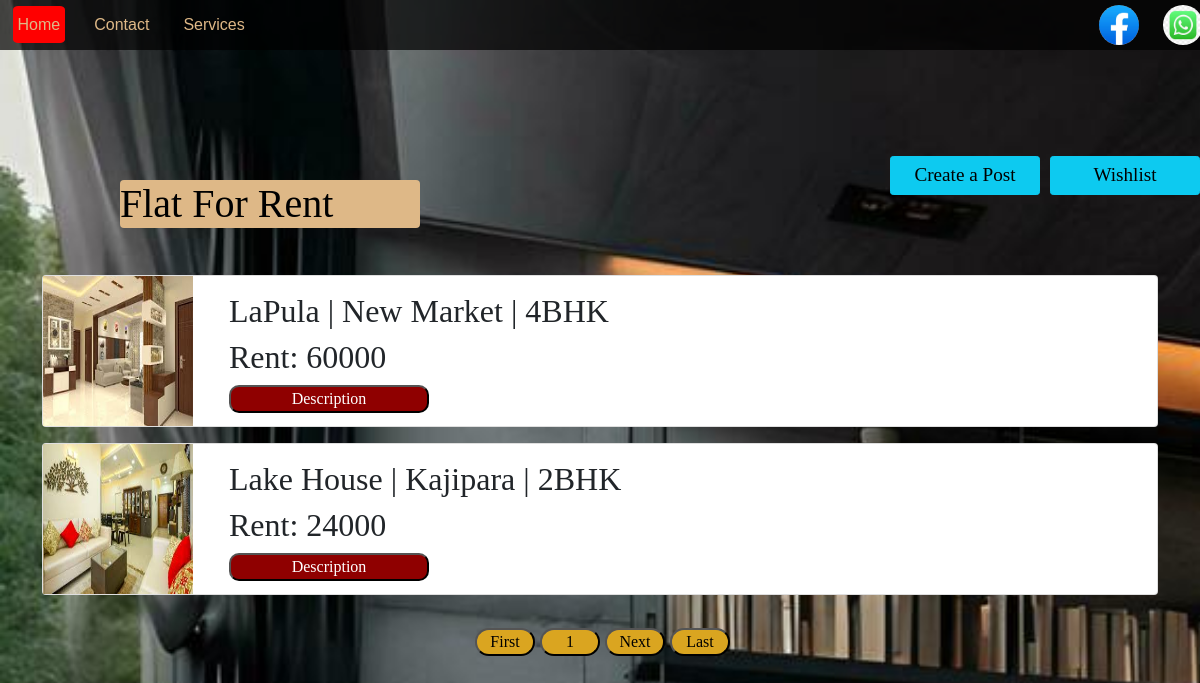
Page /php/home.php (signed in) on the earlier database version.
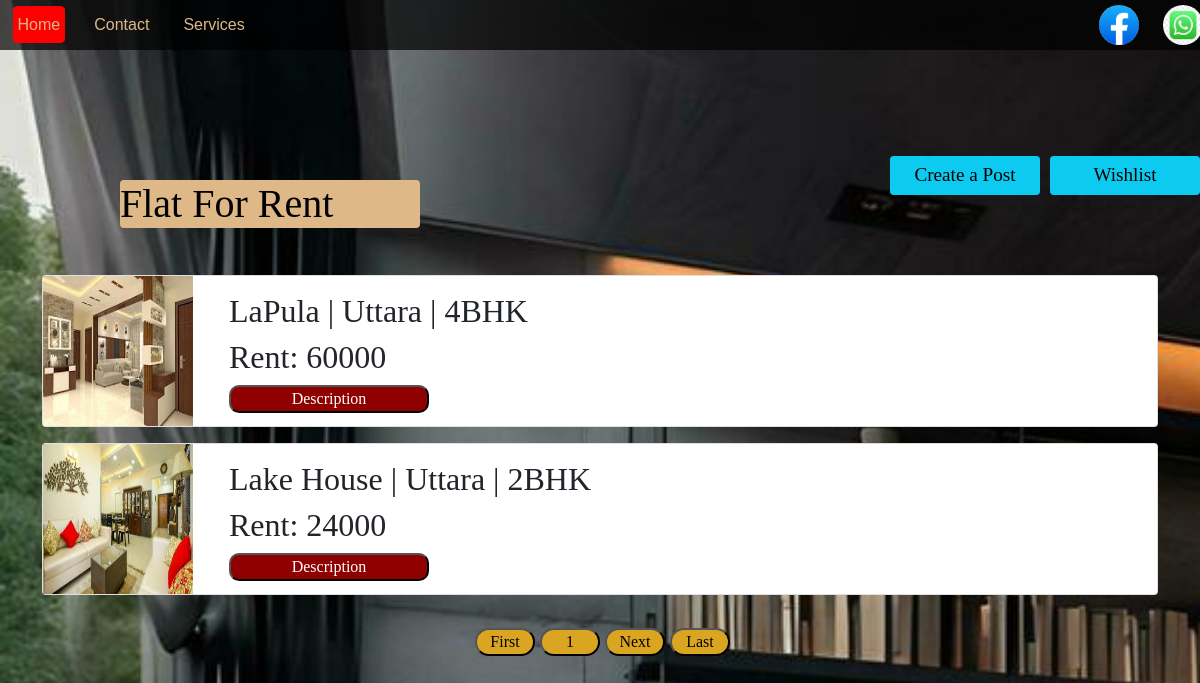
Same page on the later database version.
### tables this page shows
CREATE TABLE `flat` (
  `flat_id` int(11) NOT NULL,
  `owner_id` int(11) DEFAULT NULL,
  `name` varchar(255) DEFAULT NULL,
  `category` varchar(255) NOT NULL,
  `area` varchar(255) DEFAULT NULL,
  `size` varchar(255) DEFAULT NULL,
  `BHK` varchar(255) DEFAULT NULL,
  `address` varchar(255) DEFAULT NULL,
  `price` varchar(255) DEFAULT NULL,
  `image` varchar(255) DEFAULT NULL,
  `status` tinyint(1) DEFAULT NULL
);

### php/adds.php (called while the page is built, shortened)
<?php
require_once "database.php";
$start= 0;
$end= 2;
$query1= "SELECT * FROM flat";
$data = mysqli_query($con,$query1);
$num_of_rows= mysqli_num_rows($data);
$pages = ceil($num_of_rows / $end);
$sql="SELECT * FROM flat  LIMIT  $start,$end";
$all= mysqli_query($con,$sql);
?>

### php/home.php (the view, shortened to what this page needs)
<?php
require_once "database.php";
include "adds.php";
?>
<!DOCTYPE html>
<html>
<head>
    <link href="https://cdn.jsdelivr.net/npm/bootstrap@5.0.2/dist/css/bootstrap.min.css" rel="stylesheet">
    <link rel="stylesheet" type="text/css" href="../css/style.css">
    <link rel="stylesheet" type="text/css" href="../css/header.css">
    <link rel="stylesheet" type="text/css" href="../css/footer.css">
</head>
<body id="<?= $nr ?>">
<?php include "header.php"?>
<main>
<div>
<h1 class="ads">Flat For Rent</h1>
<div class="post">
    <a href='post.php' class='btn btn-info btn-sm'>Create a Post</a>
    <a href='carts.php' class='btn btn-info btn-sm'>Wishlist</a>
 </div>
<?php
    include "message.php";
?>
<div class="container py-5">
    <div class="row mt-4">
<?php
while($row = mysqli_fetch_assoc($all))
{
?>
      <div class="row-mb-3 mt-2">
          <div class="card mb-2">
              <img src="../image/<?= $row["image"]?>" width="150px" height="150px" alt="">
              <div class="card-body">
            <div class="info">
             <h2 class="title"><?= $row["name"]; ?> |</h2>
             <h2 class="title"><?= $row["area"]; ?> |</h2>
             <h2 class="title"><?= $row["BHK"]; ?></h2>
            </div>
             <h2 class="Email">Rent: <?= $row["price"]; ?></h2>
             <a href="description.php?id=<?= $row["flat_id"]; ?>"><button>Description</button></a>
            </div>
         </div>
      </div>
      <?php
 }
?>
    </div>
</div>
<div class="page-info">
    <?php
    if(!isset($_GET["page-nr"])){
        $page = 1;
    } else{
        $page = $_GET["page-nr"];
    }
    ?>
   <?php
   if ($page <= $pages){
    ?>
    <h4>showing <?= $page ?> of <?= $pages ?> pages</h4>
    <?php
   } else {
    ?>
  <h3>No Records Found</h3>
  <?php
   }
   ?>
</div>
<div class="pagination">
    <a href="home.php" ><button>First</button></a>
<div class="page_num">
    <?php
      for($counter = 1; $counter <= $pages; $counter++){
        ?>
        <a href="?page-nr=<?= $counter?>" <?php if ($page ==="home.php?page-nr= $counter") {?> class="activeLink" <?php }  ?>><button><?= $counter; ?></button></a>
        <?php
      }
    ?>
</div>
    <?php
     if(!isset($_GET["page-nr"])){
     ?>
         <a href="?page-nr=2"><button>Next</button></a>
<?php
}
    ?>
    <a href="?page-nr=<?= $pages ?>" ><button>Last</button></a>
</div>
</div>
</main>
</body>
</html>

Differences in the rows shown:
changed flat "LaPula": area "New Market" → "Uttara"
changed flat "Lake House": area "Kajipara" → "Uttara"
